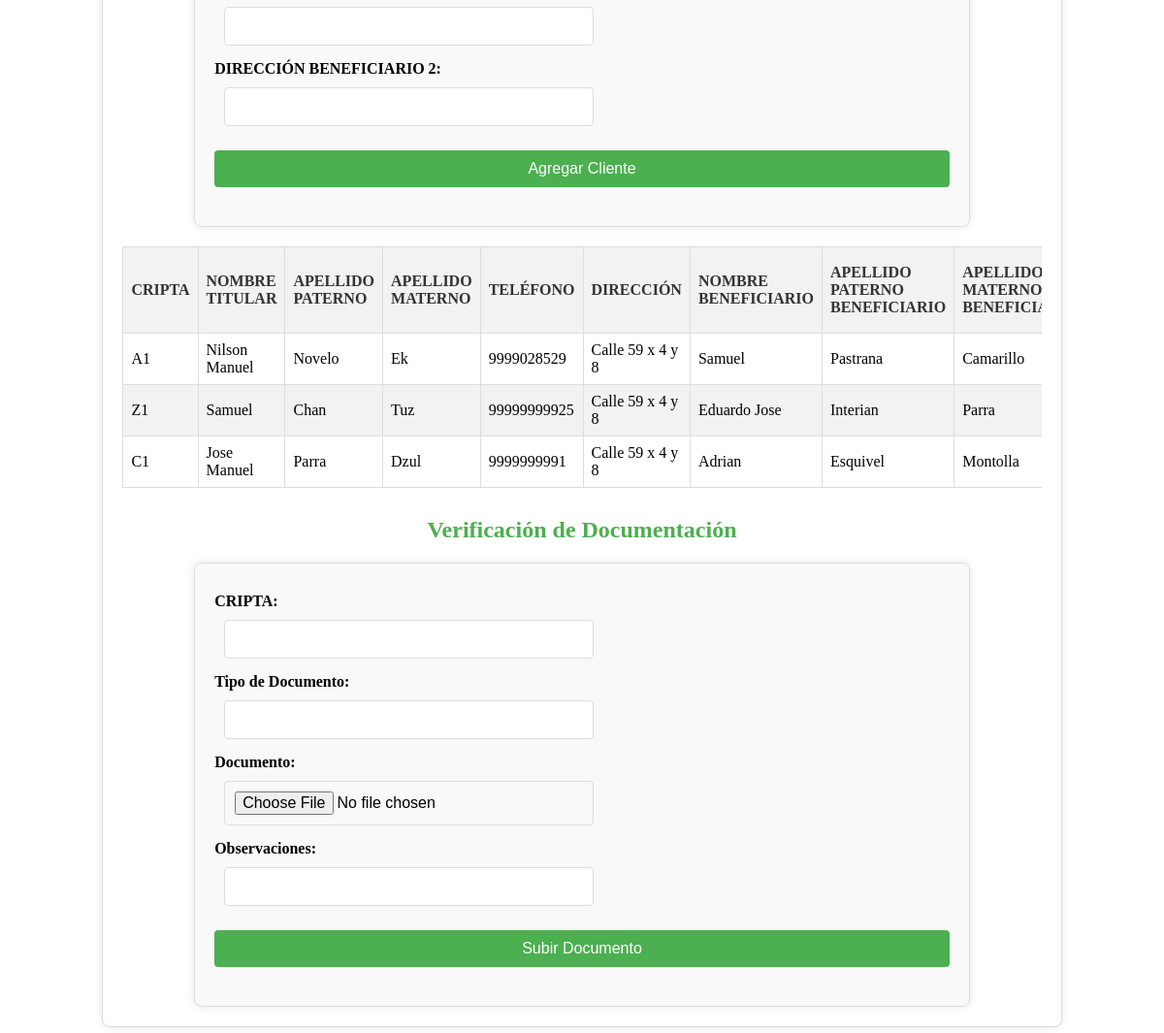
The page /agregar_cliente (signed in, lower part) on the database as committed earlier.
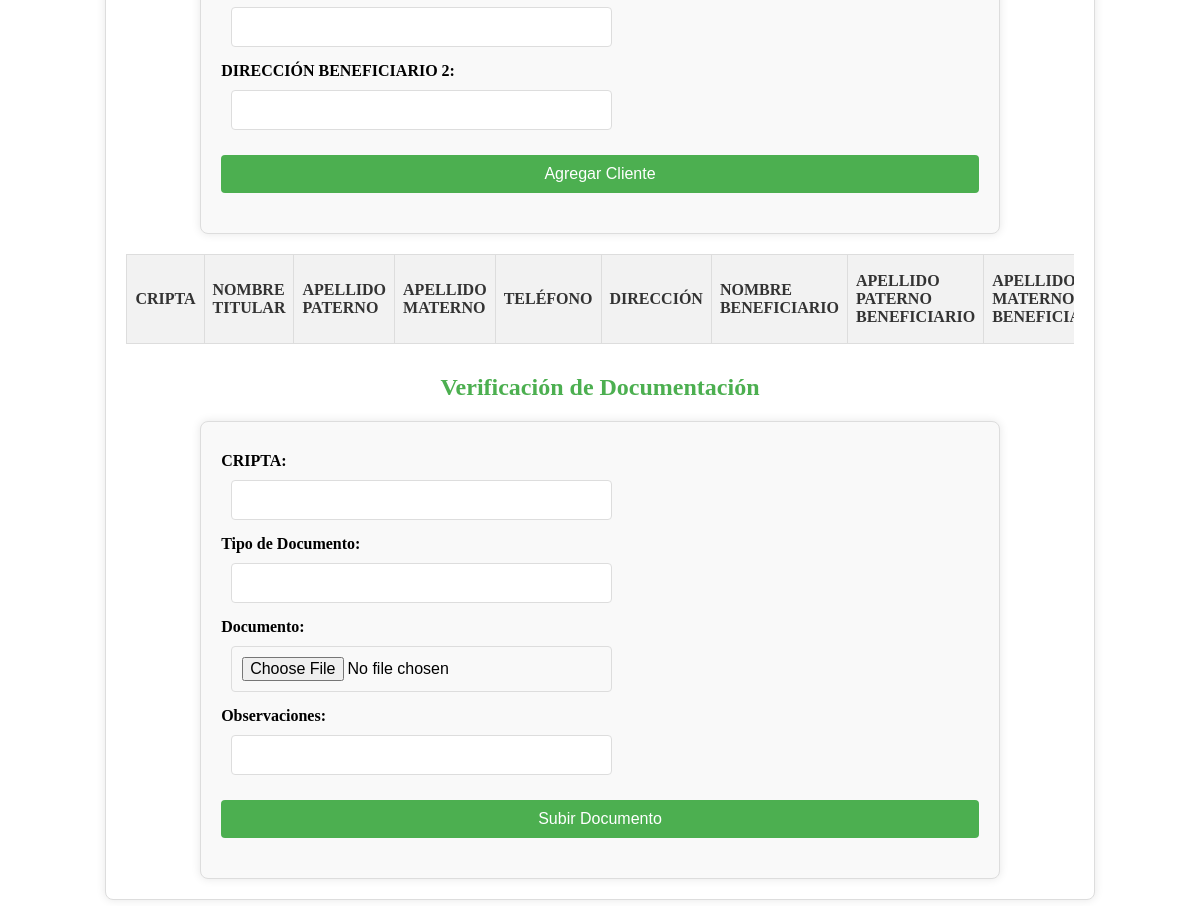
The same page on the database as committed later.
### tables this page shows
CREATE TABLE Clientes (
    Cripta TEXT PRIMARY KEY,
    Nombre_titular TEXT,
    Apellido_paterno TEXT,
    Apellido_materno TEXT,
    Telefono1 TEXT,
    Direccion1 TEXT,
    Nombre_Beneficiario TEXT,
    Apellido_paterno_Beneficiario TEXT,
    Apellido_materno_Beneficiario TEXT,
    Telefono_Beneficiario TEXT,
    Direccion_Beneficiario TEXT,
    Nombre_Beneficiario2 TEXT,
    Apellido_paterno_Beneficiario2 TEXT,
    Apellido_materno_Beneficiario2 TEXT,
    Telefono_Beneficiario2 TEXT,
    Direccion_Beneficiario2 TEXT
);

### app.py (the view, shortened to what this page needs)
@app.route('/agregar_cliente', methods=['GET', 'POST'])
def agregar_cliente():
    if 'username' not in session:
        return redirect(url_for('login'))
    clientes = get_clientes()
    return render_template('agregar_cliente.html', clientes=clientes)

### app.py (called while the page is built)
def get_db_connection():
    conn = sqlite3.connect('cripta_administracion.db')
    conn.row_factory = sqlite3.Row
    return conn

def get_clientes():
    conn = get_db_connection()
    cursor = conn.cursor()
    cursor.execute('SELECT * FROM clientes')
    clientes = cursor.fetchall()
    conn.close()
    return clientes

### templates/agregar_cliente.html (shortened to what this page needs)
<!DOCTYPE html>
<html lang="es">
<head>
    <link rel="stylesheet" href="{{ url_for('static', filename='styles.css') }}">
</head>
<body>
<div class="container">
    <form action="/agregar_cliente" method="post">
        <input type="text" id="telefono_beneficiario2" name="telefono_beneficiario2" required>
        <label for="direccion_beneficiario2">DIRECCIÓN BENEFICIARIO 2:</label>
        <input type="text" id="direccion_beneficiario2" name="direccion_beneficiario2" required>
        <input type="submit" value="Agregar Cliente">
    </form>
    <div class="overflow-x-auto">
        <table id="tabla-criptas">
            <thead>
                <tr>
                    <th>CRIPTA</th>
                    <th>NOMBRE TITULAR</th>
                    <th>APELLIDO PATERNO</th>
                    <th>APELLIDO MATERNO</th>
                    <th>TELÉFONO</th>
                    <th>DIRECCIÓN</th>
                    <th>NOMBRE BENEFICIARIO</th>
                    <th>APELLIDO PATERNO BENEFICIARIO</th>
                    <th>APELLIDO MATERNO BENEFICIARIO</th>
                </tr>
            </thead>
            <tbody>
                {% for cliente in clientes %}
                <tr>
                    <td>{{ cliente.Cripta }}</td>
                    <td>{{ cliente.Nombre_titular }}</td>
                    <td>{{ cliente.Apellido_paterno }}</td>
                    <td>{{ cliente.Apellido_materno }}</td>
                    <td>{{ cliente.Telefono1 }}</td>
                    <td>{{ cliente.Direccion1 }}</td>
                    <td>{{ cliente.Nombre_Beneficiario }}</td>
                    <td>{{ cliente.Apellido_paterno_Beneficiario }}</td>
                    <td>{{ cliente.Apellido_materno_Beneficiario }}</td>
                </tr>
                {% endfor %}
            </tbody>
        </table>
    </div>
    <h2>Verificación de Documentación</h2>
    <form action="/verificar_documentacion" method="post" enctype="multipart/form-data">
        <label for="cripta">CRIPTA:</label>
        <input type="text" id="cripta" name="cripta" required>
        <label for="tipo_documento">Tipo de Documento:</label>
        <input type="text" id="tipo_documento" name="tipo_documento" required>
        <label for="documento">Documento:</label>
        <input type="file" id="documento" name="documento">
        <label for="observaciones">Observaciones:</label>
        <input type="text" id="observaciones" name="observaciones">
        <input type="submit" value="Subir Documento">
    </form>
</div>
</body>
</html>

Rows that differ between the two databases and show on the page:
removed Clientes: Cripta "A1", Nombre_titular "Nilson Manuel", Apellido_paterno "Novelo", Apellido_materno "Ek", Telefono1 "9999028529", Direccion1 "Calle 59 x 4 y 8", Nombre_Beneficiario "Samuel", Apellido_paterno_Beneficiario "Pastrana", Apellido_materno_Beneficiario "Camarillo"
removed Clientes: Cripta "Z1", Nombre_titular "Samuel", Apellido_paterno "Chan", Apellido_materno "Tuz", Telefono1 "99999999925", Direccion1 "Calle 59 x 4 y 8", Nombre_Beneficiario "Eduardo Jose", Apellido_paterno_Beneficiario "Interian", Apellido_materno_Beneficiario "Parra"
removed Clientes: Cripta "C1", Nombre_titular "Jose Manuel", Apellido_paterno "Parra", Apellido_materno "Dzul", Telefono1 "9999999991", Direccion1 "Calle 59 x 4 y 8", Nombre_Beneficiario "Adrian", Apellido_paterno_Beneficiario "Esquivel", Apellido_materno_Beneficiario "Montolla"
